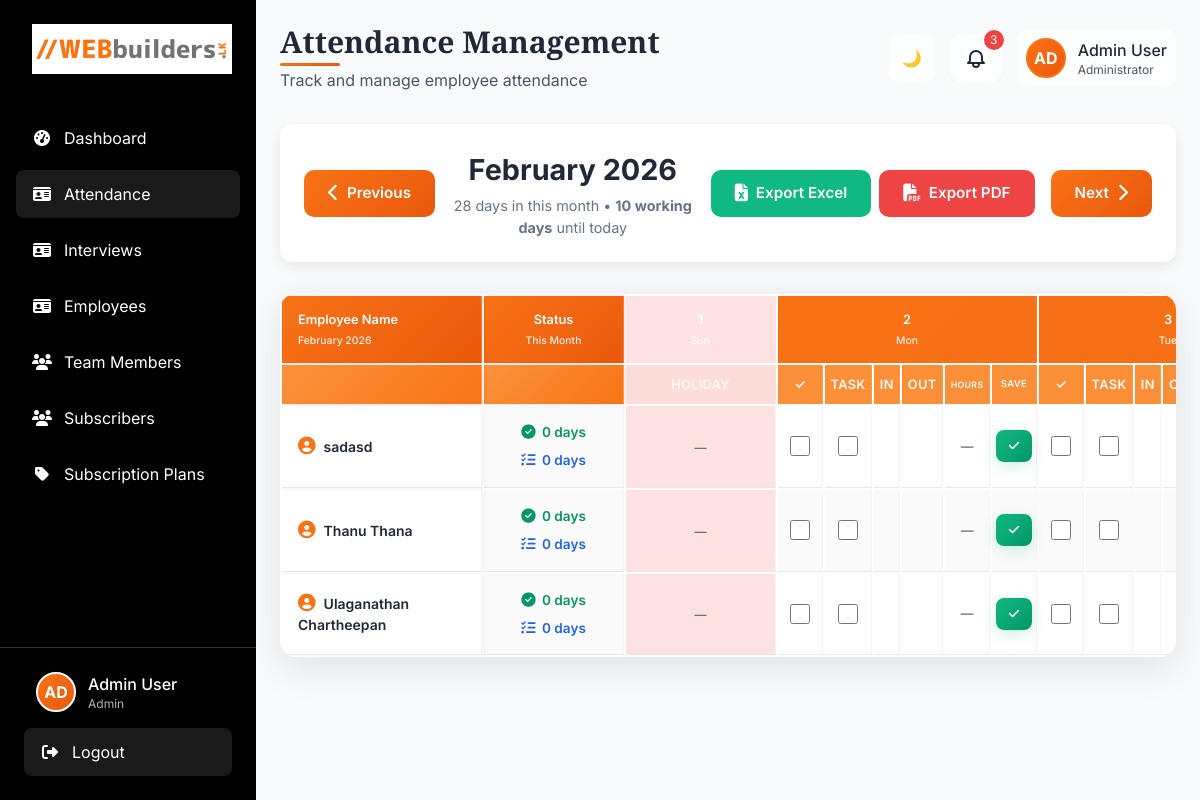
Screenshot of /attendance.php (signed in) with the database file from the repository.
### tables this page shows
CREATE TABLE `employees` (
  `id` int(11) NOT NULL,
  `name` varchar(255) NOT NULL,
  `phone_number` varchar(20) NOT NULL,
  `address` text DEFAULT NULL,
  `email` varchar(255) DEFAULT NULL,
  `designation` varchar(100) DEFAULT NULL,
  `joining_date` date DEFAULT NULL,
  `left_date` date DEFAULT NULL,
  `status` enum('working','left') DEFAULT 'working',
  `description` text DEFAULT NULL,
  `national_id_path` varchar(500) DEFAULT NULL,
  `character_certificate_path` varchar(500) DEFAULT NULL,
  `bank_proof_path` varchar(500) DEFAULT NULL,
  `cv_resume_path` varchar(500) DEFAULT NULL,
  `appointment_letter_path` varchar(500) DEFAULT NULL,
  `photograph_path` varchar(500) DEFAULT NULL,
  `folder_name` varchar(255) DEFAULT NULL,
  `interview_date` date DEFAULT NULL,
  `nic_number` varchar(20) DEFAULT NULL,
  `ol_result_path` varchar(500) DEFAULT NULL,
  `al_result_path` varchar(500) DEFAULT NULL,
  `created_at` timestamp NOT NULL DEFAULT current_timestamp(),
  `updated_at` timestamp NOT NULL DEFAULT current_timestamp() ON UPDATE current_timestamp(),
  `verified_by` varchar(255) DEFAULT NULL
);

### attendance.php (the view, shortened to what this page needs)
<?php
require_once 'dbConnect.php';
$currentYear = isset($_GET['year']) ? intval($_GET['year']) : date('Y');
$currentMonth = isset($_GET['month']) ? intval($_GET['month']) : date('m');
$daysInMonth = cal_days_in_month(CAL_GREGORIAN, $currentMonth, $currentYear);
$monthStartDate = sprintf("%04d-%02d-01", $currentYear, $currentMonth);
$monthEndDate = sprintf("%04d-%02d-%02d", $currentYear, $currentMonth, $daysInMonth);
$stmt = $conn->prepare("
    SELECT DISTINCT e.id, e.name
    FROM employees e
    WHERE e.joining_date <= :month_end
    AND (e.left_date IS NULL OR e.left_date > :month_start)
    ORDER BY e.name ASC
");
$stmt->execute([
    ':month_start' => $monthStartDate,
    ':month_end' => $monthEndDate
]);
$employees = $stmt->fetchAll(PDO::FETCH_ASSOC);
function getAttendanceRecord($conn, $employeeId, $year, $month, $day) {
    $dateStr = sprintf("%04d-%02d-%02d", $year, $month, $day);
    $stmt = $conn->prepare("SELECT * FROM attendance WHERE employee_id = :employee_id AND attendance_date = :attendance_date");
    $stmt->execute([
        ':employee_id' => $employeeId,
        ':attendance_date' => $dateStr
    ]);
    return $stmt->fetch(PDO::FETCH_ASSOC);
}
function getTotalWorkingDaysUntilToday($year, $month) {
    $today = new DateTime();
    $currentYear = (int)$today->format('Y');
    $currentMonth = (int)$today->format('m');
    $currentDay = (int)$today->format('d');
    $workingDays = 0;
    if ($year < $currentYear || ($year == $currentYear && $month < $currentMonth)) {
        $daysInMonth = cal_days_in_month(CAL_GREGORIAN, $month, $year);
        for ($day = 1; $day <= $daysInMonth; $day++) {
            $dateStr = sprintf("%04d-%02d-%02d", $year, $month, $day);
            $dayOfWeek = date('w', strtotime($dateStr));
            if ($dayOfWeek != 0) {
                $workingDays++;
            }
        }
    } else if ($year == $currentYear && $month == $currentMonth) {
        for ($day = 1; $day <= $currentDay; $day++) {
            $dateStr = sprintf("%04d-%02d-%02d", $year, $month, $day);
            $dayOfWeek = date('w', strtotime($dateStr));
            if ($dayOfWeek != 0) {
                $workingDays++;
            }
        }
    }
    return $workingDays;
}
function getEmployeeStats($conn, $employeeId, $year, $month) {
    $daysInMonth = cal_days_in_month(CAL_GREGORIAN, $month, $year);
    $attendanceDays = 0;
    $tasklogDays = 0;
    $today = new DateTime();
    $currentYear = (int)$today->format('Y');
    $currentMonth = (int)$today->format('m');
    $currentDay = (int)$today->format('d');
    $maxDay = $daysInMonth;
    if ($year == $currentYear && $month == $currentMonth) {
        $maxDay = $currentDay;
    }
    for ($day = 1; $day <= $maxDay; $day++) {
        $dateStr = sprintf("%04d-%02d-%02d", $year, $month, $day);
        $dayOfWeek = date('w', strtotime($dateStr));
        if ($dayOfWeek == 0) continue;
        $record = getAttendanceRecord($conn, $employeeId, $year, $month, $day);
    }
    return ['attendance' => $attendanceDays, 'tasklog' => $tasklogDays];
}
$prevMonth = $currentMonth - 1;
$prevYear = $currentYear;
$nextMonth = $currentMonth + 1;
$nextYear = $currentYear;
?>
<div class="month-navigation" style="display: flex; justify-content: space-between; align-items: center; flex-wrap: wrap; gap: 1rem;">
  <button class="nav-button" onclick="navigateMonth(<?php echo $prevYear; ?>, <?php echo $prevMonth; ?>)">
    <i class="fas fa-chevron-left"></i> Previous
  </button>
  <div class="month-display">
    <h2><?php echo date('F Y', mktime(0, 0, 0, $currentMonth, 1, $currentYear)); ?></h2>
    <p>
      <?php echo $daysInMonth; ?> days in this month •
      <strong><?php echo getTotalWorkingDaysUntilToday($currentYear, $currentMonth); ?> working days</strong> until today
    </p>
  </div>
  <div style="display: flex; gap: 0.5rem;">
    <button class="nav-button" style="background: #10b981; border-color: #10b981; color: white;" onclick="exportToExcel()">
      <i class="fas fa-file-excel"></i> Export Excel
    </button>
    <button class="nav-button" style="background: #ef4444; border-color: #ef4444; color: white;" onclick="exportToPDF()">
      <i class="fas fa-file-pdf"></i> Export PDF
    </button>
  </div>
  <button class="nav-button" onclick="navigateMonth(<?php echo $nextYear; ?>, <?php echo $nextMonth; ?>)">
    Next <i class="fas fa-chevron-right"></i>
  </button>
</div>
<div class="table-container">
  <table class="attendance-table">
    <thead>
      <tr>
        <th class="employee-header" style="text-align: left !important; padding-left: 1rem;">
          Employee Name<br>
          <span style="font-size: 0.65rem; font-weight: 500; opacity: 0.9;"><?php echo date('F Y', mktime(0, 0, 0, $currentMonth, 1, $currentYear)); ?></span>
        </th>
        <th class="status-header">
          Status<br>
          <span style="font-size: 0.65rem; font-weight: 500; opacity: 0.9;">This Month</span>
        </th>
        <?php for ($day = 1; $day <= $daysInMonth; $day++):
          $dateStr = sprintf("%04d-%02d-%02d", $currentYear, $currentMonth, $day);
          $dayOfWeek = date('w', strtotime($dateStr));
          $dayName = date('D', strtotime($dateStr));
          $isSunday = ($dayOfWeek == 0);
          $colClass = $isSunday ? 'sunday-col' : '';
        ?>
          <th colspan="6" class="day-column <?php echo $colClass; ?>">
            <?php echo $day; ?><br>
            <span style="font-size: 0.65rem; font-weight: 500; opacity: 0.9;"><?php echo $dayName; ?></span>
          </th>
        <?php endfor; ?>
      </tr>
      <tr>
        <th class="employee-subheader"></th>
        <th class="status-header" style="background: linear-gradient(135deg, #fb923c 0%, #f97316 100%);"></th>
        <?php for ($day = 1; $day <= $daysInMonth; $day++):
          $dateStr = sprintf("%04d-%02d-%02d", $currentYear, $currentMonth, $day);
          $dayOfWeek = date('w', strtotime($dateStr));
          $isSunday = ($dayOfWeek == 0);
          $colClass = $isSunday ? 'sunday-col' : '';
        ?>
          <?php if (!$isSunday): ?>
            <th class="time-header <?php echo $colClass; ?>">✓</th>
            <th class="time-header <?php echo $colClass; ?>" title="Tasklog">Task</th>
            <th class="time-header <?php echo $colClass; ?>">In</th>
            <th class="time-header <?php echo $colClass; ?>">Out</th>
            <th class="time-header <?php echo $colClass; ?>" style="font-size: 0.55rem;">Hours</th>
            <th class="time-header <?php echo $colClass; ?>" style="font-size: 0.6rem;">Save</th>
          <?php else: ?>
            <th class="time-header sunday-col" colspan="6">Holiday</th>
          <?php endif; ?>
        <?php endfor; ?>
      </tr>
    </thead>
    <tbody>
      <?php if (empty($employees)): ?>
        <tr>
          <td colspan="<?php echo ($daysInMonth * 2); ?>" style="text-align: center; padding: 2rem; color: #9ca3af;">
            <i class="fas fa-inbox text-3xl mb-2 block"></i>
            No working employees found.
          </td>
        </tr>
      <?php else: ?>
        <?php foreach ($employees as $employee): ?>
          <?php $stats = getEmployeeStats($conn, $employee['id'], $currentYear, $currentMonth); ?>
          <tr>
            <td class="employee-name">
              <i class="fas fa-user-circle" style="margin-right: 0.5rem;"></i><?php echo htmlspecialchars($employee['name']); ?>
            </td>
            <td class="status-cell">
              <div class="status-content">
                <div class="status-stat status-attendance">
                  <i class="fas fa-check-circle status-icon"></i>
                  <span><?php echo $stats['attendance']; ?> days</span>
                </div>
                <div class="status-stat status-tasklog">
                  <i class="fas fa-tasks status-icon"></i>
                  <span><?php echo $stats['tasklog']; ?> days</span>
                </div>
              </div>
            </td>
            <?php for ($day = 1; $day <= $daysInMonth; $day++):
              $dateStr = sprintf("%04d-%02d-%02d", $currentYear, $currentMonth, $day);
              $dayOfWeek = date('w', strtotime($dateStr));
              $isSunday = ($dayOfWeek == 0);
              $colClass = $isSunday ? 'sunday-col' : '';
              $sundayClass = $isSunday ? 'sunday-col' : '';
              $record = getAttendanceRecord($conn, $employee['id'], $currentYear, $currentMonth, $day);
            ?>
              <?php if (!$isSunday): ?>
                <td class="attendance-cell <?php echo $colClass; ?>">
                  <input type="checkbox" class="attendance-checkbox" data-employee-id="<?php echo $employee['id']; ?>" data-day="<?php echo $day; ?>" title="Mark attendance for day <?php echo $day; ?>" <?php echo ($record && $record['attendance']) ? 'checked' : ''; ?>>
                </td>
                <td class="attendance-cell <?php echo $colClass; ?>">
                  <input type="checkbox" class="tasklog-checkbox" data-employee-id="<?php echo $employee['id']; ?>" data-day="<?php echo $day; ?>" title="Task log submitted for day <?php echo $day; ?>" <?php echo ($record && $record['tasklog_submitted']) ? 'checked' : ''; ?>>
                </td>
                <td class="attendance-cell <?php echo $colClass; ?>" style="position: relative;">
                </td>
                <td class="attendance-cell <?php echo $colClass; ?>" style="position: relative;">
                </td>
                <td class="attendance-cell <?php echo $colClass; ?>" style="font-size: 0.8rem; font-weight: 600; color: <?php echo ($record && $record['working_hours'] && $record['in_time'] && $record['out_time']) ? '#10b981' : '#64748b'; ?>;">
                  <span class="working-hours" data-employee-id="<?php echo $employee['id']; ?>" data-day="<?php echo $day; ?>">
                    <?php
                    if ($record && $record['working_hours']) {
                      $hours = floor($record['working_hours']);
                      $mins = round(($record['working_hours'] - $hours) * 60);
                      echo "{$hours}h {$mins}m";
                    } else {
                      echo '—';
                    }
                    ?>
                  </span>
                </td>
                <td class="attendance-cell <?php echo $colClass; ?>" style="padding: 0.25rem !important;">
                  <button class="day-update-btn <?php echo ($record) ? 'btn-edit' : 'btn-add'; ?>" data-employee-id="<?php echo $employee['id']; ?>" data-day="<?php echo $day; ?>" data-has-record="<?php echo ($record) ? 'true' : 'false'; ?>" title="<?php echo ($record) ? 'Edit attendance for day ' . $day : 'Save attendance for day ' . $day; ?>">
                    <i class="fas fa-<?php echo ($record) ? 'edit' : 'check'; ?>"></i>
                  </button>
                </td>
              <?php else: ?>
                <td class="attendance-cell <?php echo $sundayClass; ?>" colspan="6">
                  <span style="color: #64748b; font-size: 0.75rem; font-weight: 600;">—</span>
                </td>
              <?php endif; ?>
            <?php endfor; ?>
          </tr>
        <?php endforeach; ?>
      <?php endif; ?>
    </tbody>
  </table>
</div>
<?php
include 'layout.php';
?>

### rows the page displays
employees: name "sadasd", attendance "0", tasklog "0"
employees: name "Thanu Thana", attendance "0", tasklog "0"
employees: name "Ulaganathan Chartheepan", attendance "0", tasklog "0"

### other values shown
$_SESSION['user_name'] "Admin User"
$_SESSION['user_role'] "Admin"
$pageTitle "Attendance Management"
$pageSubtitle "Track and manage employee attendance"
$notificationCount "3"
date('F Y', mktime(0, 0, 0, $currentMonth, 1, $currentYear)) "February 2026"
$daysInMonth "28"
getTotalWorkingDaysUntilToday($currentYear, $currentMonth) "10"
$dayName "Mon"
$dayName "Tue"
